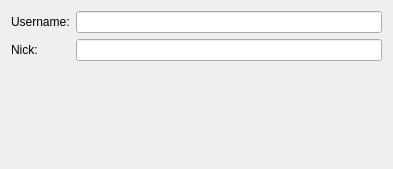
<?xml version="1.0" encoding="UTF-8"?>
<ui version="4.0">
 <class>AccRegFirstPage</class>
 <widget class="QWidget" name="AccRegFirstPage">
  <property name="geometry">
   <rect>
    <x>0</x>
    <y>0</y>
    <width>393</width>
    <height>169</height>
   </rect>
  </property>
  <property name="windowTitle">
   <string/>
  </property>
  <layout class="QFormLayout" name="formLayout">
   <item row="0" column="0">
    <widget class="QLabel" name="label">
     <property name="text">
      <string>Username:</string>
     </property>
    </widget>
   </item>
   <item row="0" column="1">
    <widget class="QLineEdit" name="Name_"/>
   </item>
   <item row="1" column="0">
    <widget class="QLabel" name="label_2">
     <property name="text">
      <string>Nick:</string>
     </property>
    </widget>
   </item>
   <item row="1" column="1">
    <widget class="QLineEdit" name="Nick_"/>
   </item>
  </layout>
 </widget>
 <resources/>
 <connections/>
</ui>
